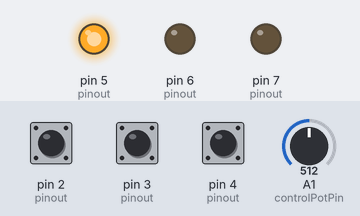
Simulated run of this sketch. Board: Arduino Uno, built with avr-gcc and run on an emulated ATmega328P. Parts: output pins drawn as LEDs (lit = HIGH). Inputs (shaded band) come from the test bench; at power-on: pin 3 (pinout) HIGH, pin 2 (pinout) HIGH, pin 4 (pinout) HIGH, A1 (controlPotPin) = 512.

Above: at 1.2 s.
1.3 s: pin 3 (pinout) pulled LOW for 0.15 s
At 2.5 s:
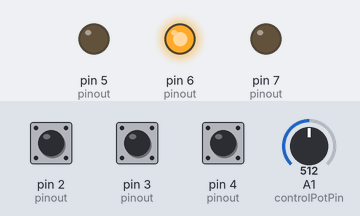
3.0 s: pin 2 (pinout) pulled LOW for 0.15 s
At 3.8 s:
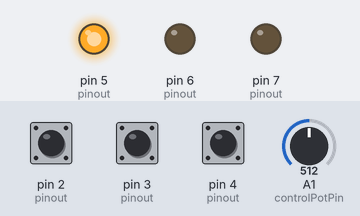
4.7 s: pin 4 (pinout) pulled LOW for 0.15 s
At 6.1 s:
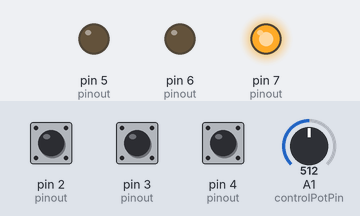
6.4 s: pin 2 (pinout) pulled LOW for 1 s
At 8.5 s:
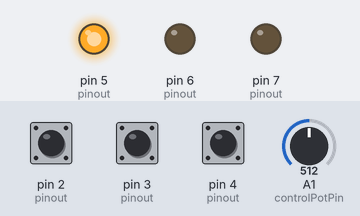
8.9 s: pin 3 (pinout) pulled LOW for 1 s
At 10.4 s:
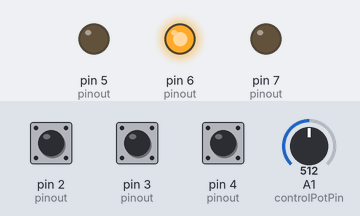
11.4 s: pin 2 (pinout) pulled LOW for 3.2 s
At 12.7 s:
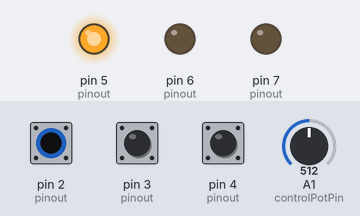
Timing chart, 0 to 16.1 s (numbered marks = the images above; inputs shaded):
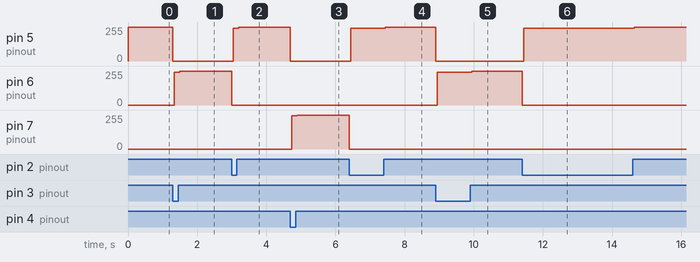

The sketch:

topic_377515.ino
```cpp
// Sketch for Jason187781
// http://forum.arduino.cc/index.php?topic=377515

// comment this out to remove the DEV mockup
#define DEV
// comment this out to remove the printing to serial
// #define PRINT

const int NBUTTONS = 3;

struct ButtonAndLed {
  const byte buttonPin;
  const byte ledPin;
  const int divisionFactor;
};

struct ButtonAndLed pinout[NBUTTONS] = {
  {2, 5, 1}, // full speed button anbd indicator led
  {3, 6, 2}, // half speed button anbd indicator led
  {4, 7, 4}  // quarter speed button anbd indicator led
};

const byte sensorPotPin = A0;
const byte controlPotPin = A1;

#ifdef DEV
////////////////////////////////////////////////////////
// THIS BLOCK IS FOR TESTING AND DEVELOPMENT
//
// I don't have the hardware to properly demo this, so these
// stub functions must be provided by my client Jason187781.
////////////////////////////////////////////////////////

// in the real sketch, this gets removed.
int test_dev_frame_location = 0;

int getSesnsorPotReading() {
  // in the real sketch, this will be replaced with
  // analogReead(sensorPotPin)
  return test_dev_frame_location;
}

void moveStepperUp() {
  // in the real sketch, this function must talk to the stepper controller
  Serial.print(" UP ");
  if (++test_dev_frame_location >= 1024) test_dev_frame_location = 1024;
}

void moveStepperDown() {
  Serial.print(" DN ");
  // in the real sketch, this function must talk to the stepper controller
  if (--test_dev_frame_location <= 0) test_dev_frame_location = 0;
}

////////////////////////////////////////////////////////
// END OF TEST/DEV BLOCK
////////////////////////////////////////////////////////
#endif

int targetOffset = 0;
int currentSelection = 0;

void setup() {
#ifdef PRINT
  ///////////////// TEST/DEV //////////////
  Serial.begin(57600);
  while(!Serial);
#endif

  for (int i = 0; i < NBUTTONS; i++) {
    pinMode(pinout[i].buttonPin, INPUT_PULLUP);
    pinMode(pinout[i].ledPin, OUTPUT);
  }

  digitalWrite(pinout[currentSelection].ledPin, HIGH);
}

void loop() {
  const int sensor = getSesnsorPotReading();
  const int control = analogRead(controlPotPin);

  // I unconditionally read the buttons. this means that
  // while any button is being held down, nothing happens.
  // you can use this to recenter the control pot if you want
  for (int i = 0; i < NBUTTONS; i++) {
    if (digitalRead(pinout[i].buttonPin) == LOW) {
      digitalWrite(pinout[currentSelection].ledPin, LOW);
      currentSelection = i;
      digitalWrite(pinout[currentSelection].ledPin, HIGH);
      // pick values so that wherever the pots are right now
      // becomes the new target once the button is released
      targetOffset = sensor - (control / pinout[currentSelection].divisionFactor);
      return;
    }
  }

  int target = targetOffset + (control / pinout[currentSelection].divisionFactor);
  target = constrain(target, 0, 1023);

  // we permit a little slop to handle the fact that pots are a bit noisy
  if (target < sensor-1) moveStepperDown();
  else if (target > sensor+1) moveStepperUp();
  else /* do nothing */ ;


#ifdef PRINT
  Serial.print(" selection ");
  Serial.print(currentSelection);
  Serial.print(" control ");
  Serial.print(control);
  Serial.print(" targetOffset ");
  Serial.print(targetOffset);
  Serial.print(" target ");
  Serial.print(target);
  Serial.print(" sensor ");
  Serial.print(sensor);
  Serial.println();
  delay(50);
#endif
}
```

Measured:
- after the input at 1.3 s, pin 5 (pinout): 255/255 → 0/255 at once; pin 6 (pinout): 0/255 → 246/255 at once, → 255/255 0.16 s later
- after the input at 3.0 s, pin 5 (pinout): 0/255 → 246/255 at once, → 255/255 0.16 s later; pin 6 (pinout): 255/255 → 0/255 at once
- after the input at 4.7 s, pin 5 (pinout): 255/255 → 0/255 at once; pin 7 (pinout): 0/255 → 248/255 at once, → 255/255 0.16 s later
- after the input at 6.4 s, pin 5 (pinout): 0/255 → 246/255 at once, → 255/255 1.0 s later; pin 7 (pinout): 255/255 → 0/255 at once
- after the input at 8.9 s, pin 5 (pinout): 255/255 → 0/255 at once; pin 6 (pinout): 0/255 → 246/255 at once, → 255/255 1.0 s later
- after the input at 11.4 s, pin 5 (pinout): 0/255 → 246/255 at once, → 255/255 3.2 s later; pin 6 (pinout): 255/255 → 0/255 at once
